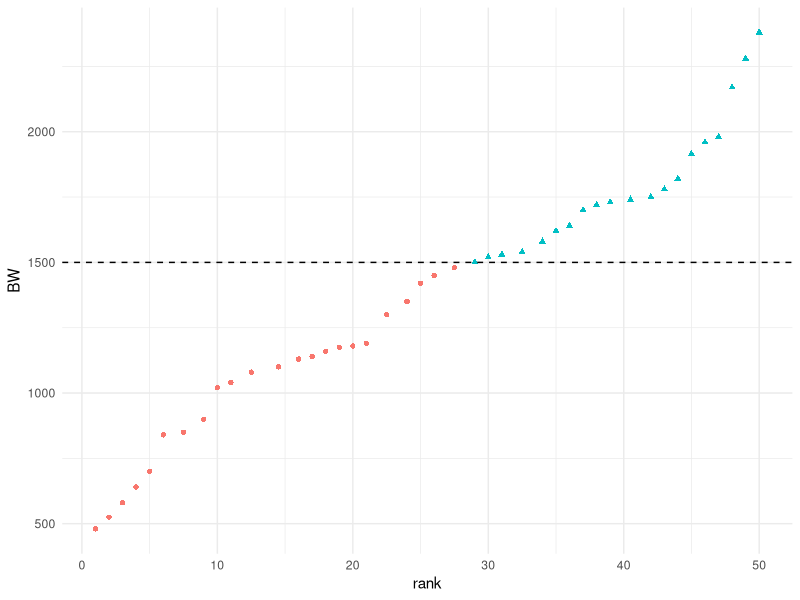
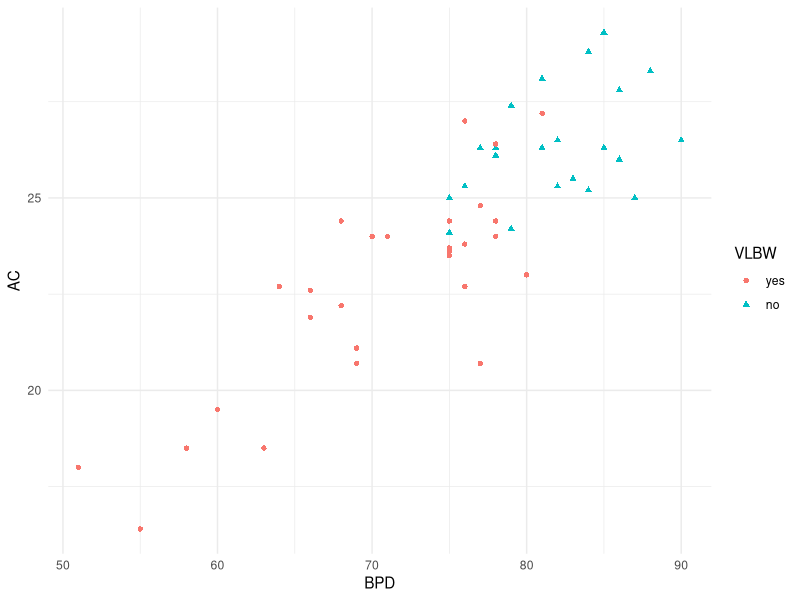
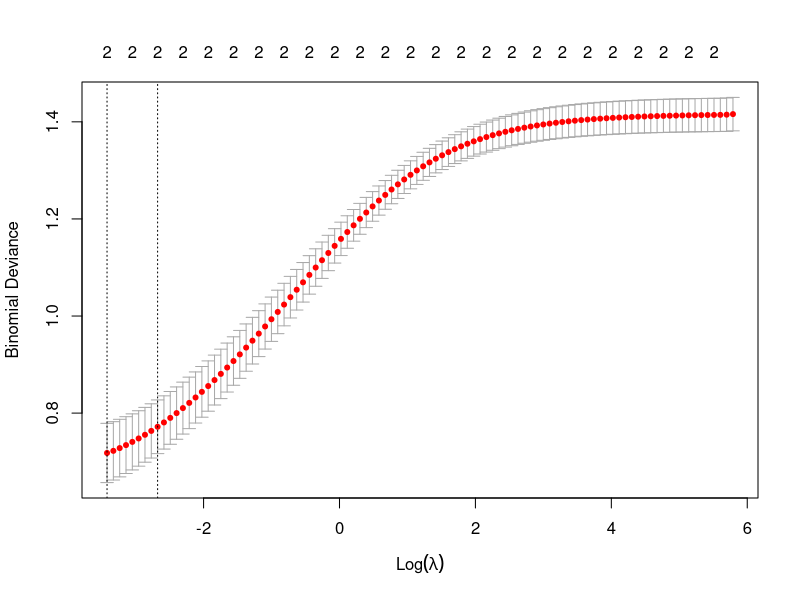
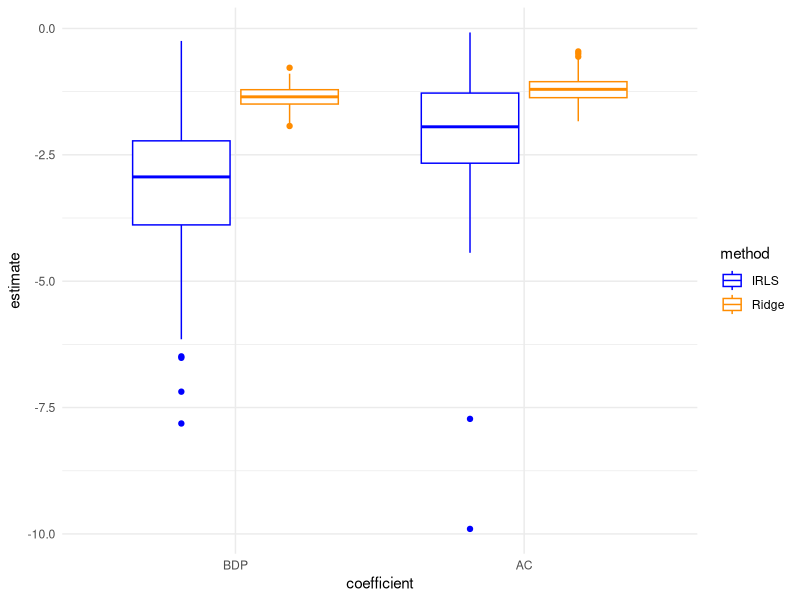
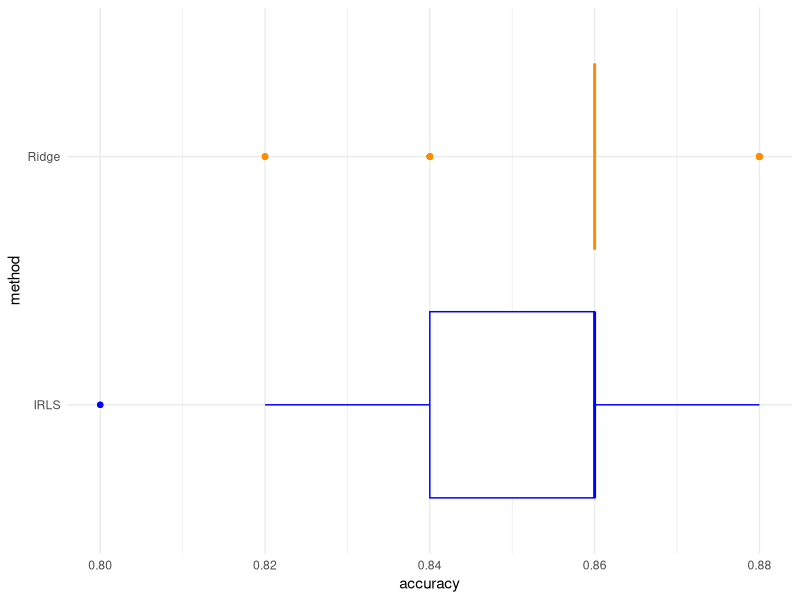

Write the R code that produced these figures, in order.
# ----- Ridge regression in the logit model: an application to birth weight data -----
# M. Moehler, Dec. 2022
# Based on joint work with V. Kazakova in March 2022
# Data: G.A.F. Seber & C.J. Wild, Nonlinear regression, Wiley, 1989


library(glmnet)    # for ridge regression
library(ggplot2)   # for plotting
library(gganimate) # for animated path plot


# (1) Data preparation -----

seber <- read.csv("Seber.csv", sep = ";") # adjust to local setting
# BW : Birth weight
# BPD: Biparietal diameter
# AC : Abdominal circumference

seber$VLBW   <- ifelse(seber$BW < 1500, 1, 0) # creating binary target variable
seber$noVLBW <- 1 - seber$VLBW
seber$VLBW_f <- factor(seber$VLBW, levels = c(1, 0), labels = c("yes", "no"))
seber$rank   <- rank(seber$BW)


# birth weight plot
ggplot(seber, aes(rank, BW)) +
  geom_point(aes(color = VLBW_f, pch = VLBW_f), show.legend = FALSE) +
  geom_hline(yintercept = 1500, lty = "dashed") +
  theme_minimal()

# BPD vs. AC plot
ggplot(seber, aes(BPD, AC)) +
  geom_point(aes(color = VLBW_f, pch = VLBW_f)) +
  scale_color_discrete(name = "VLBW") +
  scale_shape_discrete(name = "VLBW") +
  theme_minimal()


# the two predictors are highly correlated
cor(seber$AC, seber$BPD, method = "pearson")
cor(seber$AC, seber$BPD, method = "spearman")

seber[, 2:4] <- scale(seber[, 2:4]) # scaling is required for ridge


# (2) Fitting models on original data -----

# IRLS
modGlm <- glm(cbind(VLBW, noVLBW) ~ BPD + AC, data = seber, family = "binomial")
coef(modGlm)

# Ridge
mmX <- model.matrix(BW ~ BPD + AC, data = seber) # model matrix (including intercept)
cv <- cv.glmnet(mmX, seber$VLBW, alpha = 0, family = "binomial") # Cross-validation
plot(cv)
(lam <- cv$lambda.min) # optimal lambda from CV
modRdg <- glmnet(mmX, seber$VLBW, alpha = 0, family = "binomial")
coef(modRdg, s = lam)


## Animated path plot

lams <- seq(0.01, 10, 0.01) # lambda values to show
resLam <- data.frame(lam   = rep(lams, each = 2),
                     coeff = rep(c("BPD", "AC"), length(lams)),
                     estim = numeric(length = length(lams)*2))
resLam$coeff <- factor(resLam$coeff, levels = unique(resLam$coeff))
# extracting solution paths for given lambda range
for(i in seq(lams)) { resLam[resLam$lam == lams[i], ]$estim <- coef(modRdg, s = lams[i])[3:4, ] }
resLam$frame <- log10(resLam$lam)

aniRdg <- ggplot(resLam, aes(lam, estim, color = coeff, group = coeff)) +
  geom_line() +
  geom_point() +
  geom_hline(yintercept = 0) +
  xlab("lambda") +
  ylab("estimate") +
  theme_minimal() +
  scale_color_manual(values = c("red", "darkgreen"), name = "coefficient") +
  transition_reveal(frame)

aniRdg # view animation


# (3) Fitting models on bootstrap data -----

runs <- 100 # number of bootstrap samples
resGLM <- resRDG <- data.frame(Interc = numeric(length = runs), 
                               BPD    = numeric(length = runs),
                               AC     = numeric(length = runs),
                               pred   = numeric(length = runs)) # empty results data.frame
i    <- 1 # running index
nErr <- 0 # count convergence errors
set.seed(100)
while(i <= runs){
  
  sam <- sample(1:50, size = 50, replace = TRUE) # draw bootstrap sample
  samSeb <- seber[sam, ]                         # subset to chosen sample
  
  ## fitting models
  
  # glm
  err <- tryCatch(
    modGLM <- glm(cbind(VLBW, noVLBW) ~ BPD + AC, data = samSeb, family = "binomial"),
    warning = function(w) TRUE)
  if(class(err)[1] == "logical"){
    nErr <- nErr + 1
    next} # upon failure to converge: re-try with new sample
  
  # ridge
  mmX <- model.matrix(BW ~ BPD + AC, data = samSeb)
  cv <- cv.glmnet(mmX, samSeb$VLBW, nfolds = 10, alpha = 0, family = "binomial")
  lam <- cv$lambda.min
  modRDG <- glmnet(mmX, samSeb$VLBW, alpha = 0, lambda = lam, family = "binomial")
  
  resGLM[i, 1:3] <- modGLM$coefficients
  resRDG[i, 1:3] <- coef(modRDG)[-2]
  
  ## measuring predictive accuracy
  
  predGLM <- predict.glm(modGLM, newdata = seber, type = "response")
  predRDG <- predict.glmnet(modRDG, newx = model.matrix(BW ~ BPD + AC, data = seber))
  pred <- data.frame(GLM = predGLM, RDG = as.numeric(predRDG), truth = seber$VLBW)
  
  pred$GLM <- ifelse(pred$GLM > 0.5, 1, 0)
  pred$RDG <- ifelse(pred$RDG > 0, 1, 0)
  
  resGLM[i, 4] <- sum(pred$GLM == pred$truth) / 50
  resRDG[i, 4] <- sum(pred$RDG == pred$truth) / 50
  
  print(paste("Done:", i, "To Do:", runs - i))
  i <- i + 1
}

# collating results
res <- data.frame(estimate = c(resGLM$Interc, resGLM$BPD, resGLM$AC,
                               resRDG$Interc, resRDG$BPD, resRDG$AC),
                  coeff    = rep(rep(c("Interc.", "BDP", "AC"), each = runs), 2),
                  method   = rep(c("IRLS", "Ridge"), each = runs*3))
res$coeff  <- factor(res$coeff, levels = unique(res$coeff))
res$method <- as.factor(res$method)

ggplot(res[res$coeff != "Interc.", ], aes(coeff, estimate)) +
  geom_boxplot(aes(color = method)) +
  theme_minimal() +
  scale_color_manual(values = c("blue", "darkorange")) +
  xlab("coefficient")

# assessing accuracy gain
resPred <- data.frame(accuracy = c(resGLM$pred, resRDG$pred),
                      method   = rep(c("IRLS", "Ridge"), each = runs))

ggplot(resPred, aes(accuracy, method, color = method)) +
  geom_boxplot(show.legend = FALSE) +
  theme_minimal() +
  scale_color_manual(values = c("blue", "darkorange"))
